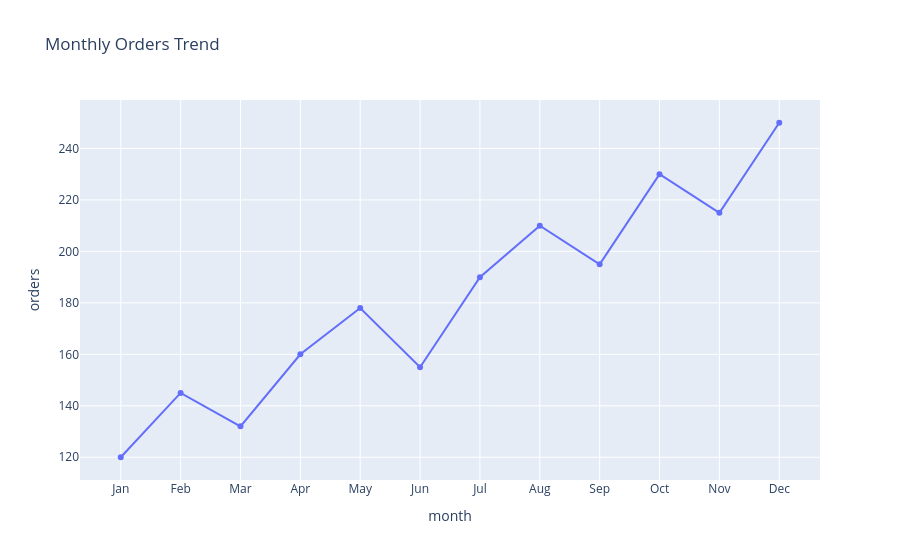

Notebook code cell kept with this figure:
### Markdown cell above
---
## 2. Line Chart — `px.line()`
Best for trends over time. Hover over any point to see exact values.

### Code cell
# px.line() — draws a connected line across x-axis values
# x: the column used for the horizontal axis (usually time)
# y: the column used for the vertical axis (the metric)
# title: chart heading shown at the top
# markers=True: adds a dot at each data point so it's easier to read

fig = px.line(
    df,
    x='month',
    y='orders',
    title='Monthly Orders Trend',
    markers=True
)

# .show() renders the interactive chart in the notebook output
fig.show()

### Figure 1 — Plotly figure (JSON) as saved in the notebook; plotly's stock layout.template omitted (floating-point values rounded to 4 significant figures)
{"data": [{"hovertemplate": "month=%{x}<br>orders=%{y}<extra></extra>", "legendgroup": "", "line": {"color": "#636efa", "dash": "solid"}, "marker": {"symbol": "circle"}, "mode": "lines+markers", "name": "", "orientation": "v", "showlegend": false, "type": "scatter", "x": ["Jan", "Feb", "Mar", "Apr", "May", "Jun", "Jul", "Aug", "Sep", "Oct", "Nov", "Dec"], "xaxis": "x", "y": [120, 145, 132, 160, 178, 155, 190, 210, 195, 230, 215, 250], "yaxis": "y"}], "layout": {"legend": {"tracegroupgap": 0}, "title": {"text": "Monthly Orders Trend"}, "xaxis": {"anchor": "y", "domain": [0, 1], "title": {"text": "month"}}, "yaxis": {"anchor": "x", "domain": [0, 1], "title": {"text": "orders"}}}}
